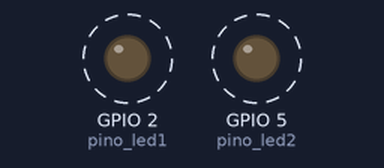
This program was run on a simulated ESP32 board running MicroPython. Shown: output pins drawn as LEDs (lit = HIGH). Dashed ring = blinking.

Above: at 0.2 s.
Timing chart, 0 to 4.6 s (numbered marks = the images above):
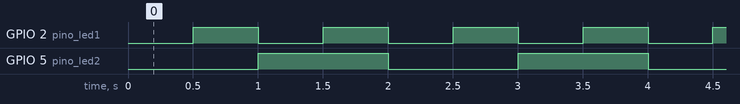

Measured:
- by itself, GPIO 2 (pino_led1): alternates HIGH for 0.50 s and LOW for 0.50 s
- by itself, GPIO 5 (pino_led2): alternates HIGH for 1.0 s and LOW for 1.0 s
- by itself, everything shown: repeats every 2.0 s, in 4 steps

The program:

Case2.py
```python
from machine import Pin
from time import sleep

def ligar(saida):
    saida.value(1)

def desligar(saida):
    saida.value(0)

def inverter(saida):
    if saida.value() == 1:
        desligar(saida)
    else:
        ligar(saida)

PINO_LED1 = 2
PINO_LED2 = 5
TEMPO_DELAY = 0.5
pino_led1 = Pin(PINO_LED1, Pin.OUT)
pino_led2 = Pin(PINO_LED2, Pin.OUT)
contador_led1 = 1
contador_led2 = 2

try:
    while True:
        sleep(TEMPO_DELAY)
        contador_led1 -= 1
        contador_led2 -= 1
        if(contador_led1 == 0):
            contador_led1 = 1
            inverter(pino_led1)
        if(contador_led2 == 0):
            contador_led2 = 2
            inverter(pino_led2)
except KeyboardInterrupt:
    desligar(pino_led1)
    desligar(pino_led2)
```
